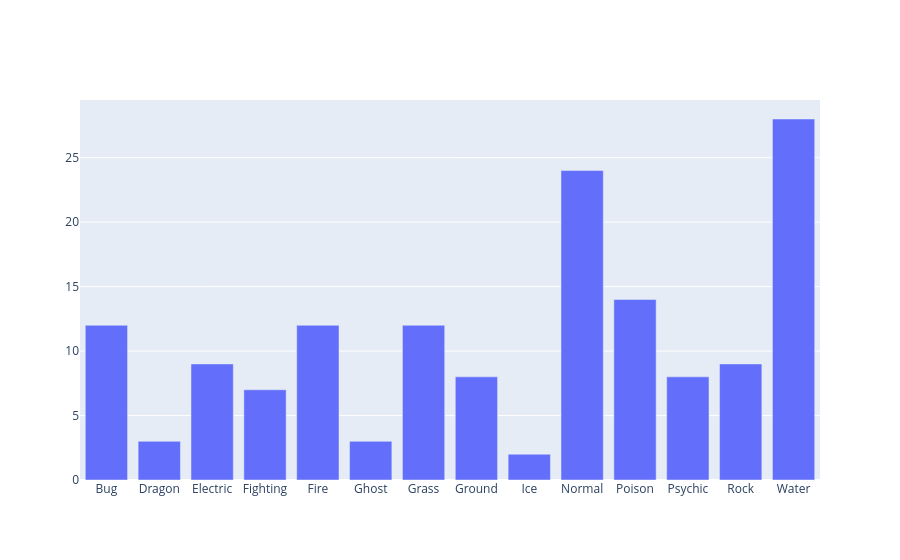

Notebook source saved alongside this figure:
### Code cell
#Making a bar chart for types
fig1 = go.Figure(data=[go.Bar(x = typegroup.index, y = typegroup.values)]) #setting the bar chart to use the index and values from typegroup to create the bar chart
fig1.show()

### Figure 1 — Plotly figure (JSON) as saved in the notebook; plotly's stock layout.template omitted (floating-point values rounded to 4 significant figures)
{"data": [{"type": "bar", "x": ["Bug", "Dragon", "Electric", "Fighting", "Fire", "Ghost", "Grass", "Ground", "Ice", "Normal", "Poison", "Psychic", "Rock", "Water"], "y": [12, 3, 9, 7, 12, 3, 12, 8, 2, 24, 14, 8, 9, 28]}], "layout": {}}
